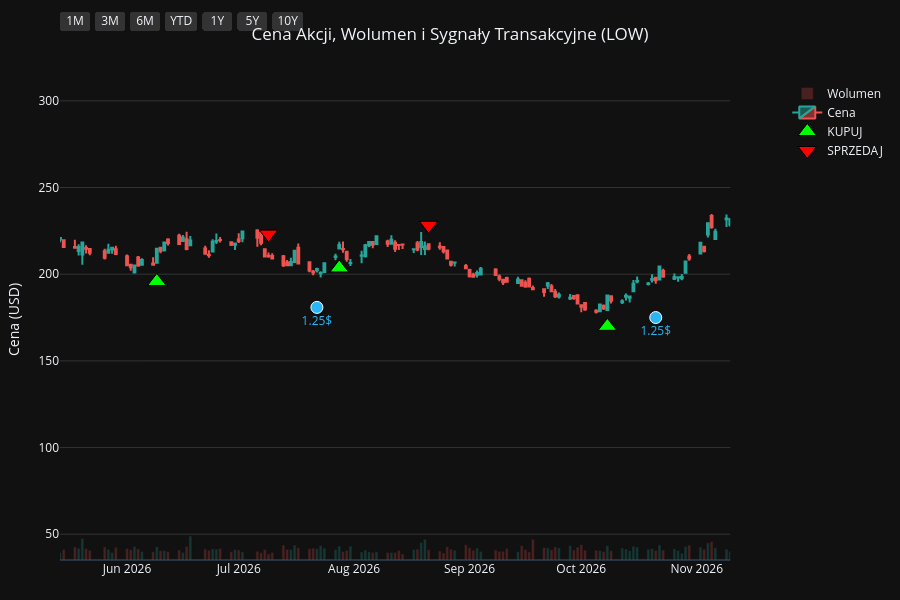
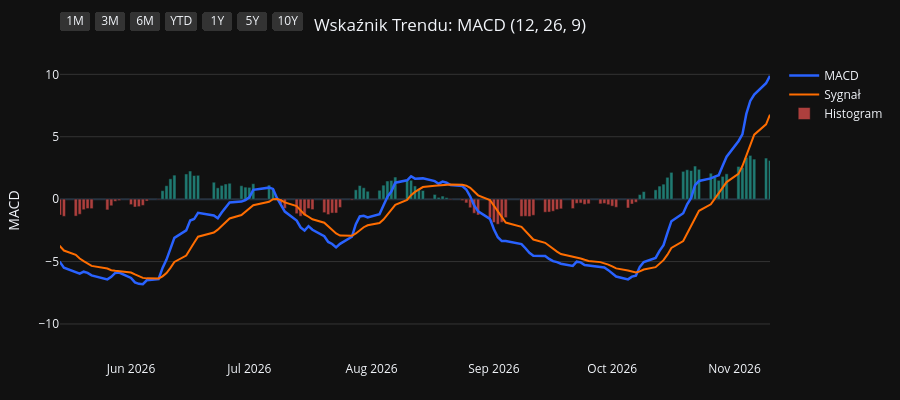
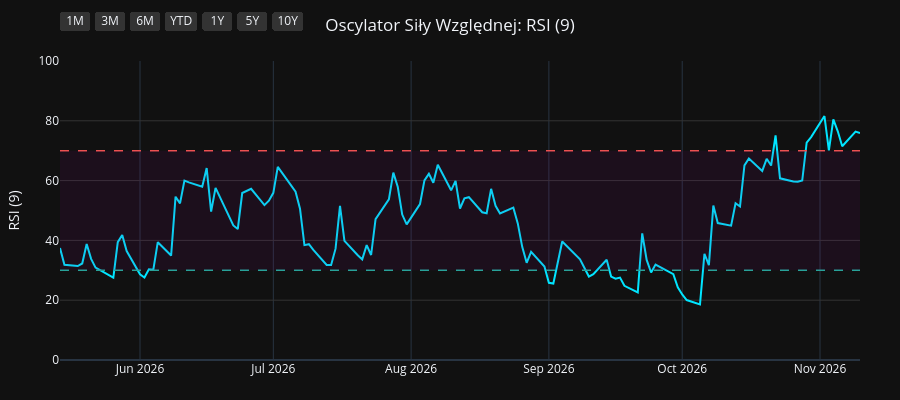
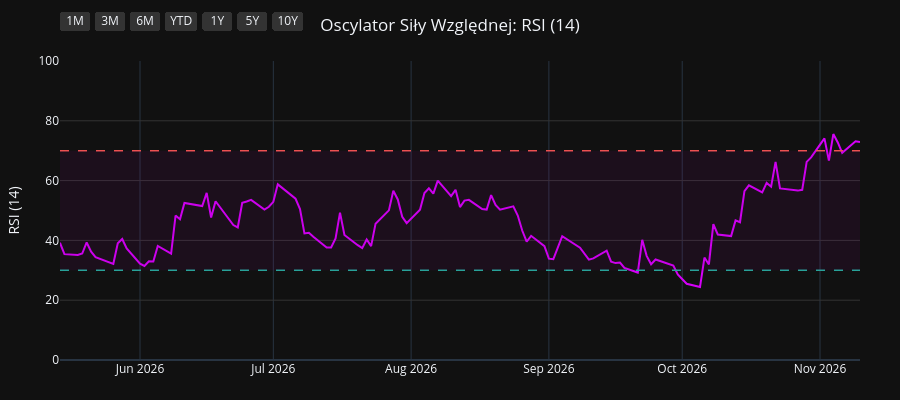

Here is the notebook cell these charts were saved with, in order:
### Code cell
import os
import yfinance as yf
import pandas as pd
import pandas_ta as ta
import plotly.graph_objects as go
from plotly.subplots import make_subplots

# 1. Pobranie i przygotowanie danych
symbol = os.environ.get("STOCK_TICKER", "").strip().upper()
if not symbol:
    raise RuntimeError("Set STOCK_TICKER before running price_extractor.ipynb")
df = yf.Ticker(symbol).history(period="10y")
df.index = df.index.tz_localize(None)

# Wskaźniki i sygnały
df.ta.macd(fast=12, slow=26, signal=9, append=True)
df.ta.rsi(length=9, append=True)
df.ta.rsi(length=14, append=True)
df.ta.rsi(length=21, append=True)
df.dropna(inplace=True)

macd = df['MACD_12_26_9']
signal = df['MACDs_12_26_9']
wczorajszy_macd = macd.shift(1)
wczorajszy_signal = signal.shift(1)

df['Decyzja'] = 'BRAK'
df.loc[(macd > signal) & (wczorajszy_macd <= wczorajszy_signal), 'Decyzja'] = 'KUPUJ'
df.loc[(macd < signal) & (wczorajszy_macd >= wczorajszy_signal), 'Decyzja'] = 'SPRZEDAJ'

df_kupuj = df[df['Decyzja'] == 'KUPUJ']
df_sprzedaj = df[df['Decyzja'] == 'SPRZEDAJ']
df_dywidendy = df[df['Dividends'] > 0]
df_splity = df[df['Stock Splits'] > 0]

# Wspólna konfiguracja osi X
konfiguracja_osi_x = dict(
    type="date",
    showspikes=True, spikemode="across", spikesnap="cursor", spikedash="dot", spikecolor="#ffffff", spikethickness=1, hoverformat="%Y-%m-%d",
    rangeselector=dict(
        buttons=list([
            dict(count=1, label="1M", step="month", stepmode="backward"),
            dict(count=3, label="3M", step="month", stepmode="backward"),
            dict(count=6, label="6M", step="month", stepmode="backward"),
            dict(count=1, label="YTD", step="year", stepmode="todate"),
            dict(count=1, label="1Y", step="year", stepmode="backward"),
            dict(count=5, label="5Y", step="year", stepmode="backward"),
            dict(step="all", label="10Y")
        ]),
        bgcolor="#333333", activecolor="#2962ff", x=0, y=1.1
    )
)

# ==========================================
# WYKRES 1: CENA + WOLUMEN + SYGNAŁY
# ==========================================
fig1 = make_subplots(specs=[[{"secondary_y": True}]])

kolory_wolumenu = ['#26a69a' if row['Close'] >= row['Open'] else '#ef5350' for index, row in df.iterrows()]
fig1.add_trace(go.Bar(x=df.index, y=df['Volume'], marker_color=kolory_wolumenu, opacity=0.25, name='Wolumen'), secondary_y=True)
fig1.add_trace(go.Candlestick(x=df.index, open=df['Open'], high=df['High'], low=df['Low'], close=df['Close'], name='Cena', increasing_line_color='#26a69a', decreasing_line_color='#ef5350'), secondary_y=False)
fig1.add_trace(go.Scatter(x=df_kupuj.index, y=df_kupuj['Low'] * 0.95, customdata=df_kupuj[['Low', 'High']], mode='markers', marker=dict(symbol='triangle-up', size=16, color='#00ff00', line=dict(width=1, color='black')), name='KUPUJ', hovertemplate='KUPUJ<br>Najniższa: %{customdata[0]:.2f}<br>Najwyższa: %{customdata[1]:.2f}<extra></extra>'), secondary_y=False)
fig1.add_trace(go.Scatter(x=df_sprzedaj.index, y=df_sprzedaj['High'] * 1.05, customdata=df_sprzedaj[['Low', 'High']], mode='markers', marker=dict(symbol='triangle-down', size=16, color='#ff0000', line=dict(width=1, color='black')), name='SPRZEDAJ', hovertemplate='SPRZEDAJ<br>Najniższa: %{customdata[0]:.2f}<br>Najwyższa: %{customdata[1]:.2f}<extra></extra>'), secondary_y=False)

if not df_dywidendy.empty:
    fig1.add_trace(go.Scatter(x=df_dywidendy.index, y=df_dywidendy['Low'] * 0.90, mode='markers+text', marker=dict(symbol='circle', size=12, color='#29b6f6', line=dict(width=1, color='white')), text=df_dywidendy['Dividends'].apply(lambda x: f"{x}$"), textposition="bottom center", name='Dywidenda', showlegend=False, hovertemplate='Dywidenda: %{text}<extra></extra>', textfont=dict(color="#29b6f6")), secondary_y=False)
if not df_splity.empty:
                    fig1.add_trace(go.Scatter(x=df_splity.index, y=df_splity['High'], mode='markers+text', marker=dict(symbol='star', size=16, color='#ffee58', line=dict(width=1, color='black')), text=df_splity['Stock Splits'].apply(lambda x: f"{x:g}:1" if x >= 1 else f"1:{1 / x:g}"), textposition="top center", name='Split', hovertemplate='%{text}<extra></extra>', textfont=dict(color="#ffee58")), secondary_y=False)

fig1.update_layout(title=dict(text=f"Cena Akcji, Wolumen i Sygnały Transakcyjne ({symbol})", x=0.5, xanchor='center'), dragmode='pan', xaxis_rangeslider_visible=False, template='plotly_dark', height=600, hovermode='x unified', margin=dict(l=60, r=40, t=60, b=40))
fig1.update_xaxes(**konfiguracja_osi_x)
fig1.update_xaxes(range=[df.index.max() - pd.Timedelta(days=180), df.index.max()])
fig1.update_yaxes(title_text="Cena (USD)", secondary_y=False, gridcolor='#333333')
fig1.update_yaxes(range=[0, df['Volume'].max() * 4], showgrid=False, showticklabels=False, secondary_y=True)
fig1.show(config={'scrollZoom': True})

# ==========================================
# WYKRES 2: WSKAŹNIK MACD
# ==========================================
fig2 = go.Figure()
fig2.add_trace(go.Scatter(x=df.index, y=df['MACD_12_26_9'], line=dict(color='#2962ff', width=2.5), name='MACD'))
fig2.add_trace(go.Scatter(x=df.index, y=df['MACDs_12_26_9'], line=dict(color='#ff6d00', width=2), name='Sygnał'))
kolory_macd = ['#26a69a' if val >= 0 else '#ef5350' for val in df['MACDh_12_26_9']]
fig2.add_trace(go.Bar(x=df.index, y=df['MACDh_12_26_9'], marker_color=kolory_macd, name='Histogram', opacity=0.7))
fig2.update_layout(title=dict(text="Wskaźnik Trendu: MACD (12, 26, 9)", x=0.5, xanchor='center'), dragmode='pan', xaxis_rangeslider_visible=False, template='plotly_dark', height=400, hovermode='x unified', margin=dict(l=60, r=40, t=60, b=40))
fig2.update_xaxes(**konfiguracja_osi_x)
fig2.update_xaxes(range=[df.index.max() - pd.Timedelta(days=180), df.index.max()])
fig2.update_yaxes(title_text="MACD", gridcolor='#333333')
fig2.show(config={'scrollZoom': True})

# ==========================================
# WYKRES 3: OSCYLATOR RSI (9)
# ==========================================
fig3 = go.Figure()
fig3.add_trace(go.Scatter(x=df.index, y=df['RSI_9'], line=dict(color='#00e5ff', width=2), name='RSI (9)'))
fig3.add_hline(y=70, line_dash="dash", line_color="#ef5350", line_width=1.5)
fig3.add_hline(y=30, line_dash="dash", line_color="#26a69a", line_width=1.5)
fig3.add_hrect(y0=30, y1=70, line_width=0, fillcolor="purple", opacity=0.1)
fig3.update_layout(title=dict(text="Oscylator Siły Względnej: RSI (9)", x=0.5, xanchor='center'), dragmode='pan', xaxis_rangeslider_visible=False, template='plotly_dark', height=400, hovermode='x unified', margin=dict(l=60, r=40, t=60, b=40))
fig3.update_xaxes(**konfiguracja_osi_x)
fig3.update_xaxes(range=[df.index.max() - pd.Timedelta(days=180), df.index.max()])
fig3.update_yaxes(title_text="RSI (9)", range=[0, 100], gridcolor='#333333')
fig3.show(config={'scrollZoom': True})

# ==========================================
# WYKRES 4: OSCYLATOR RSI (14)
# ==========================================
fig4 = go.Figure()
fig4.add_trace(go.Scatter(x=df.index, y=df['RSI_14'], line=dict(color='#d500f9', width=2), name='RSI (14)'))
fig4.add_hline(y=70, line_dash="dash", line_color="#ef5350", line_width=1.5)
fig4.add_hline(y=30, line_dash="dash", line_color="#26a69a", line_width=1.5)
fig4.add_hrect(y0=30, y1=70, line_width=0, fillcolor="purple", opacity=0.1)
fig4.update_layout(title=dict(text="Oscylator Siły Względnej: RSI (14)", x=0.5, xanchor='center'), dragmode='pan', xaxis_rangeslider_visible=False, template='plotly_dark', height=400, hovermode='x unified', margin=dict(l=60, r=40, t=60, b=40))
fig4.update_xaxes(**konfiguracja_osi_x)
fig4.update_xaxes(range=[df.index.max() - pd.Timedelta(days=180), df.index.max()])
fig4.update_yaxes(title_text="RSI (14)", range=[0, 100], gridcolor='#333333')
fig4.show(config={'scrollZoom': True})

# ==========================================
# WYKRES 5: OSCYLATOR RSI (21)
# ==========================================
fig5 = go.Figure()
fig5.add_trace(go.Scatter(x=df.index, y=df['RSI_21'], line=dict(color='#64dd17', width=2), name='RSI (21)'))
fig5.add_hline(y=70, line_dash="dash", line_color="#ef5350", line_width=1.5)
fig5.add_hline(y=30, line_dash="dash", line_color="#26a69a", line_width=1.5)
fig5.add_hrect(y0=30, y1=70, line_width=0, fillcolor="purple", opacity=0.1)
fig5.update_layout(title=dict(text="Oscylator Siły Względnej: RSI (21)", x=0.5, xanchor='center'), dragmode='pan', xaxis_rangeslider_visible=False, template='plotly_dark', height=400, hovermode='x unified', margin=dict(l=60, r=40, t=60, b=40))
fig5.update_xaxes(**konfiguracja_osi_x)
fig5.update_xaxes(range=[df.index.max() - pd.Timedelta(days=180), df.index.max()])
fig5.update_yaxes(title_text="RSI (21)", range=[0, 100], gridcolor='#333333')
fig5.show(config={'scrollZoom': True})

### Figure 1 — Plotly figure (JSON) as saved in the notebook; plotly's stock layout.template omitted (floating-point values rounded to 4 significant figures; data arrays with more than 128 entries replaced by an {"elided": "..."} marker saying what was removed)
{"data": [{"marker": {"color": {"elided": "2479 str values"}}, "name": "Wolumen", "opacity": 0.25, "type": "bar", "x": {"elided": "2479 str values"}, "xaxis": "x", "y": {"elided": "2479 int values"}, "yaxis": "y2"}, {"close": {"elided": "2479 float values"}, "decreasing": {"line": {"color": "#ef5350"}}, "high": {"elided": "2479 float values"}, "increasing": {"line": {"color": "#26a69a"}}, "low": {"elided": "2479 float values"}, "name": "Cena", "open": {"elided": "2479 float values"}, "type": "candlestick", "x": {"elided": "2479 str values"}, "xaxis": "x", "yaxis": "y"}, {"customdata": {"elided": "91x2 float values"}, "hovertemplate": "KUPUJ<br>Najniższa: %{customdata[0]:.2f}<br>Najwyższa: %{customdata[1]:.2f}<extra></extra>", "marker": {"color": "#00ff00", "line": {"color": "black", "width": 1}, "size": 16, "symbol": "triangle-up"}, "mode": "markers", "name": "KUPUJ", "type": "scatter", "x": ["2017-01-23T00:00:00", "2017-02-10T00:00:00", "2017-03-01T00:00:00", "2017-04-24T00:00:00", "2017-06-14T00:00:00", "2017-07-03T00:00:00", "2017-07-25T00:00:00", "2017-09-01T00:00:00", "2017-11-16T00:00:00", "2018-03-20T00:00:00", "2018-05-02T00:00:00", "2018-07-13T00:00:00", "2018-08-21T00:00:00", "2018-11-05T00:00:00", "2018-11-28T00:00:00", "2018-12-26T00:00:00", "2019-01-30T00:00:00", "2019-03-21T00:00:00", "2019-05-21T00:00:00", "2019-06-07T00:00:00", "2019-08-21T00:00:00", "2019-10-15T00:00:00", "2019-11-01T00:00:00", "2019-12-13T00:00:00", "2020-01-09T00:00:00", "2020-01-23T00:00:00", "2020-02-07T00:00:00", "2020-03-26T00:00:00", "2020-07-15T00:00:00", "2020-08-12T00:00:00", "2020-08-17T00:00:00", "2020-10-01T00:00:00", "2020-11-30T00:00:00", "2020-12-07T00:00:00", "2021-01-07T00:00:00", "2021-02-08T00:00:00", "2021-03-11T00:00:00", "2021-05-10T00:00:00", "2021-06-22T00:00:00", "2021-08-18T00:00:00", "2021-09-17T00:00:00", "2021-09-27T00:00:00", "2021-10-12T00:00:00", "2021-11-17T00:00:00", "2021-12-09T00:00:00", "2022-01-04T00:00:00", "2022-02-01T00:00:00", "2022-02-08T00:00:00", "2022-03-01T00:00:00", "2022-04-19T00:00:00", "2022-05-17T00:00:00", "2022-05-26T00:00:00", "2022-06-27T00:00:00", "2022-10-03T00:00:00", "2022-10-17T00:00:00", "2022-10-26T00:00:00", "2022-11-10T00:00:00", "2023-01-11T00:00:00", "2023-01-31T00:00:00", "2023-02-13T00:00:00", "2023-03-31T00:00:00", "2023-06-02T00:00:00", "2023-07-21T00:00:00", "2023-08-29T00:00:00", "2023-10-31T00:00:00", "2024-02-02T00:00:00", "2024-03-20T00:00:00", "2024-05-03T00:00:00", "2024-06-10T00:00:00", "2024-07-11T00:00:00", "2024-08-21T00:00:00", "2024-08-23T00:00:00", "2024-09-13T00:00:00", "2024-10-08T00:00:00", "2024-11-12T00:00:00", "2024-11-25T00:00:00", "2025-01-08T00:00:00", "2025-03-24T00:00:00", "2025-04-14T00:00:00", "2025-04-23T00:00:00", "2025-06-26T00:00:00", "2025-07-22T00:00:00", "2025-09-05T00:00:00", "2025-10-17T00:00:00", "2025-11-21T00:00:00", "2026-01-08T00:00:00", "2026-02-11T00:00:00", "2026-03-30T00:00:00", "2026-06-09T00:00:00", "2026-07-28T00:00:00", "2026-10-08T00:00:00"], "xaxis": "x", "y": [56.29, 57.77, 63.69, 66.32, 62.94, 61.89, 59.46, 58.83, 62.74, 68.49, 66.76, 79.99, 80.32, 78.17, 74.03, 70.65, 76.79, 85.14, 88.74, 79.73, 88.79, 92.18, 91.76, 97.32, 101.2, 101.3, 101.1, 71.93, 117.1, 130.6, 131.7, 139.7, 128.4, 126.6, 138.0, 149.3, 144.9, 177.9, 161.8, 161.5, 177.7, 177.8, 179.7, 210.9, 219.2, 219.8, 201.7, 194.9, 190.0, 171.3, 162.8, 164.8, 157.8, 166.4, 167.4, 167.6, 171.1, 177.1, 178.3, 182.6, 170.5, 181.8, 205.0, 198.0, 167.9, 191.0, 222.4, 209.5, 195.2, 201.9, 217.7, 218.6, 229.2, 244.8, 245.5, 244.7, 221.4, 209.0, 201.8, 199.8, 202.5, 203.8, 245.3, 225.0, 212.8, 226.7, 262.2, 215.8, 195.8, 203.6, 169.9], "yaxis": "y"}, {"customdata": {"elided": "90x2 float values"}, "hovertemplate": "SPRZEDAJ<br>Najniższa: %{customdata[0]:.2f}<br>Najwyższa: %{customdata[1]:.2f}<extra></extra>", "marker": {"color": "#ff0000", "line": {"color": "black", "width": 1}, "size": 16, "symbol": "triangle-down"}, "mode": "markers", "name": "SPRZEDAJ", "type": "scatter", "x": ["2017-02-06T00:00:00", "2017-02-28T00:00:00", "2017-03-21T00:00:00", "2017-05-11T00:00:00", "2017-06-23T00:00:00", "2017-07-20T00:00:00", "2017-08-15T00:00:00", "2017-10-16T00:00:00", "2018-01-31T00:00:00", "2018-04-20T00:00:00", "2018-06-15T00:00:00", "2018-07-26T00:00:00", "2018-09-25T00:00:00", "2018-11-19T00:00:00", "2018-12-24T00:00:00", "2019-01-22T00:00:00", "2019-03-04T00:00:00", "2019-04-22T00:00:00", "2019-05-22T00:00:00", "2019-07-19T00:00:00", "2019-09-17T00:00:00", "2019-10-29T00:00:00", "2019-12-03T00:00:00", "2019-12-30T00:00:00", "2020-01-10T00:00:00", "2020-01-24T00:00:00", "2020-02-25T00:00:00", "2020-06-09T00:00:00", "2020-08-04T00:00:00", "2020-08-14T00:00:00", "2020-09-03T00:00:00", "2020-10-23T00:00:00", "2020-12-04T00:00:00", "2021-01-04T00:00:00", "2021-01-29T00:00:00", "2021-02-22T00:00:00", "2021-04-22T00:00:00", "2021-05-12T00:00:00", "2021-07-28T00:00:00", "2021-09-09T00:00:00", "2021-09-20T00:00:00", "2021-09-28T00:00:00", "2021-11-09T00:00:00", "2021-11-30T00:00:00", "2021-12-14T00:00:00", "2022-01-05T00:00:00", "2022-02-07T00:00:00", "2022-02-11T00:00:00", "2022-03-24T00:00:00", "2022-05-10T00:00:00", "2022-05-18T00:00:00", "2022-06-13T00:00:00", "2022-08-24T00:00:00", "2022-10-14T00:00:00", "2022-10-19T00:00:00", "2022-11-03T00:00:00", "2022-12-05T00:00:00", "2023-01-26T00:00:00", "2023-02-10T00:00:00", "2023-02-17T00:00:00", "2023-05-03T00:00:00", "2023-07-20T00:00:00", "2023-07-31T00:00:00", "2023-09-15T00:00:00", "2023-12-29T00:00:00", "2024-03-15T00:00:00", "2024-03-28T00:00:00", "2024-05-21T00:00:00", "2024-06-28T00:00:00", "2024-08-05T00:00:00", "2024-08-22T00:00:00", "2024-09-04T00:00:00", "2024-10-07T00:00:00", "2024-10-21T00:00:00", "2024-11-19T00:00:00", "2024-12-11T00:00:00", "2025-02-05T00:00:00", "2025-04-07T00:00:00", "2025-04-16T00:00:00", "2025-05-23T00:00:00", "2025-07-15T00:00:00", "2025-08-29T00:00:00", "2025-09-15T00:00:00", "2025-11-05T00:00:00", "2025-12-19T00:00:00", "2026-01-28T00:00:00", "2026-02-18T00:00:00", "2026-04-29T00:00:00", "2026-07-09T00:00:00", "2026-08-21T00:00:00"], "xaxis": "x", "y": [63.93, 66.32, 72.75, 75.27, 68.77, 66.78, 68.7, 72.71, 94.51, 76.14, 89.13, 89.33, 104.2, 84.78, 79.8, 84.77, 95.19, 104.6, 93.42, 95.06, 103.4, 102.7, 106.1, 111.2, 112.3, 113.6, 115.1, 122.3, 140.8, 145.8, 159.2, 161.3, 142.8, 151.2, 161.6, 166.0, 193.2, 192.4, 185.1, 193.9, 197.4, 198.4, 225.5, 238.0, 244.1, 246.6, 220.3, 219.1, 211.7, 190.6, 183.3, 176.7, 202.7, 189.7, 182.5, 177.0, 204.9, 203.2, 203.3, 208.0, 205.7, 226.3, 231.8, 224.4, 221.4, 245.6, 253.6, 231.4, 221.1, 241.7, 244.0, 246.6, 270.7, 283.5, 266.9, 275.3, 262.5, 228.3, 223.9, 226.8, 226.8, 264.6, 278.8, 244.7, 253.9, 282.8, 293.0, 247.2, 223.1, 228.2], "yaxis": "y"}, {"hovertemplate": "Dywidenda: %{text}<extra></extra>", "marker": {"color": "#29b6f6", "line": {"color": "white", "width": 1}, "size": 12, "symbol": "circle"}, "mode": "markers+text", "name": "Dywidenda", "showlegend": false, "text": ["0.35$", "0.35$", "0.41$", "0.41$", "0.41$", "0.41$", "0.48$", "0.48$", "0.48$", "0.48$", "0.55$", "0.55$", "0.55$", "0.55$", "0.55$", "0.6$", "0.6$", "0.6$", "0.8$", "0.8$", "0.8$", "0.8$", "1.05$", "1.05$", "1.05$", "1.05$", "1.1$", "1.1$", "1.1$", "1.1$", "1.15$", "1.15$", "1.15$", "1.15$", "1.2$", "1.2$", "1.2$", "1.2$", "1.25$", "1.25$"], "textfont": {"color": "#29b6f6"}, "textposition": "bottom center", "type": "scatter", "x": ["2017-01-23T00:00:00", "2017-04-24T00:00:00", "2017-07-24T00:00:00", "2017-10-24T00:00:00", "2018-01-23T00:00:00", "2018-04-24T00:00:00", "2018-07-24T00:00:00", "2018-10-23T00:00:00", "2019-01-22T00:00:00", "2019-04-23T00:00:00", "2019-07-23T00:00:00", "2019-10-22T00:00:00", "2020-01-21T00:00:00", "2020-04-21T00:00:00", "2020-07-21T00:00:00", "2020-10-20T00:00:00", "2021-01-19T00:00:00", "2021-04-20T00:00:00", "2021-07-20T00:00:00", "2021-10-19T00:00:00", "2022-01-18T00:00:00", "2022-04-19T00:00:00", "2022-07-19T00:00:00", "2022-10-18T00:00:00", "2023-01-24T00:00:00", "2023-04-25T00:00:00", "2023-07-25T00:00:00", "2023-10-24T00:00:00", "2024-01-23T00:00:00", "2024-04-23T00:00:00", "2024-07-24T00:00:00", "2024-10-23T00:00:00", "2025-01-22T00:00:00", "2025-04-23T00:00:00", "2025-07-23T00:00:00", "2025-10-22T00:00:00", "2026-01-21T00:00:00", "2026-04-22T00:00:00", "2026-07-22T00:00:00", "2026-10-21T00:00:00"], "xaxis": "x", "y": [53.33, 62.83, 55.23, 60.59, 80.97, 63.28, 76.69, 73.99, 70.59, 87.52, 80.33, 88.09, 95.26, 72.96, 114.9, 140.2, 137.5, 162.0, 155.2, 180.5, 191.5, 162.3, 152.5, 159.8, 169.0, 172.5, 194.7, 156.8, 182.1, 197.0, 199.0, 232.4, 223.5, 189.3, 197.8, 213.6, 236.2, 216.7, 180.8, 175.0], "yaxis": "y"}], "layout": {"dragmode": "pan", "height": 600, "hovermode": "x unified", "margin": {"b": 40, "l": 60, "r": 40, "t": 60}, "title": {"text": "Cena Akcji, Wolumen i Sygnały Transakcyjne (LOW)", "x": 0.5, "xanchor": "center"}, "xaxis": {"anchor": "y", "domain": [0.0, 0.94], "hoverformat": "%Y-%m-%d", "range": ["2026-05-14T00:00:00", "2026-11-10T00:00:00"], "rangeselector": {"activecolor": "#2962ff", "bgcolor": "#333333", "buttons": [{"count": 1, "label": "1M", "step": "month", "stepmode": "backward"}, {"count": 3, "label": "3M", "step": "month", "stepmode": "backward"}, {"count": 6, "label": "6M", "step": "month", "stepmode": "backward"}, {"count": 1, "label": "YTD", "step": "year", "stepmode": "todate"}, {"count": 1, "label": "1Y", "step": "year", "stepmode": "backward"}, {"count": 5, "label": "5Y", "step": "year", "stepmode": "backward"}, {"label": "10Y", "step": "all"}], "x": 0, "y": 1.1}, "rangeslider": {"visible": false}, "showspikes": true, "spikecolor": "#ffffff", "spikedash": "dot", "spikemode": "across", "spikesnap": "cursor", "spikethickness": 1, "type": "date"}, "yaxis": {"anchor": "x", "domain": [0.0, 1.0], "gridcolor": "#333333", "title": {"text": "Cena (USD)"}}, "yaxis2": {"anchor": "x", "overlaying": "y", "range": [0, 136439200], "showgrid": false, "showticklabels": false, "side": "right"}}}

### Figure 2 — Plotly figure (JSON) as saved in the notebook; plotly's stock layout.template omitted (floating-point values rounded to 4 significant figures; data arrays with more than 128 entries replaced by an {"elided": "..."} marker saying what was removed)
{"data": [{"line": {"color": "#2962ff", "width": 2.5}, "name": "MACD", "type": "scatter", "x": {"elided": "2479 str values"}, "y": {"elided": "2479 float values"}}, {"line": {"color": "#ff6d00", "width": 2}, "name": "Sygnał", "type": "scatter", "x": {"elided": "2479 str values"}, "y": {"elided": "2479 float values"}}, {"marker": {"color": {"elided": "2479 str values"}}, "name": "Histogram", "opacity": 0.7, "type": "bar", "x": {"elided": "2479 str values"}, "y": {"elided": "2479 float values"}}], "layout": {"dragmode": "pan", "height": 400, "hovermode": "x unified", "margin": {"b": 40, "l": 60, "r": 40, "t": 60}, "title": {"text": "Wskaźnik Trendu: MACD (12, 26, 9)", "x": 0.5, "xanchor": "center"}, "xaxis": {"hoverformat": "%Y-%m-%d", "range": ["2026-05-14T00:00:00", "2026-11-10T00:00:00"], "rangeselector": {"activecolor": "#2962ff", "bgcolor": "#333333", "buttons": [{"count": 1, "label": "1M", "step": "month", "stepmode": "backward"}, {"count": 3, "label": "3M", "step": "month", "stepmode": "backward"}, {"count": 6, "label": "6M", "step": "month", "stepmode": "backward"}, {"count": 1, "label": "YTD", "step": "year", "stepmode": "todate"}, {"count": 1, "label": "1Y", "step": "year", "stepmode": "backward"}, {"count": 5, "label": "5Y", "step": "year", "stepmode": "backward"}, {"label": "10Y", "step": "all"}], "x": 0, "y": 1.1}, "rangeslider": {"visible": false}, "showspikes": true, "spikecolor": "#ffffff", "spikedash": "dot", "spikemode": "across", "spikesnap": "cursor", "spikethickness": 1, "type": "date"}, "yaxis": {"gridcolor": "#333333", "title": {"text": "MACD"}}}}

### Figure 3 — Plotly figure (JSON) as saved in the notebook; plotly's stock layout.template omitted (floating-point values rounded to 4 significant figures; data arrays with more than 128 entries replaced by an {"elided": "..."} marker saying what was removed)
{"data": [{"line": {"color": "#00e5ff", "width": 2}, "name": "RSI (9)", "type": "scatter", "x": {"elided": "2479 str values"}, "y": {"elided": "2479 float values"}}], "layout": {"dragmode": "pan", "height": 400, "hovermode": "x unified", "margin": {"b": 40, "l": 60, "r": 40, "t": 60}, "shapes": [{"line": {"color": "#ef5350", "dash": "dash", "width": 1.5}, "type": "line", "x0": 0, "x1": 1, "xref": "x domain", "y0": 70, "y1": 70, "yref": "y"}, {"line": {"color": "#26a69a", "dash": "dash", "width": 1.5}, "type": "line", "x0": 0, "x1": 1, "xref": "x domain", "y0": 30, "y1": 30, "yref": "y"}, {"fillcolor": "purple", "line": {"width": 0}, "opacity": 0.1, "type": "rect", "x0": 0, "x1": 1, "xref": "x domain", "y0": 30, "y1": 70, "yref": "y"}], "title": {"text": "Oscylator Siły Względnej: RSI (9)", "x": 0.5, "xanchor": "center"}, "xaxis": {"hoverformat": "%Y-%m-%d", "range": ["2026-05-14T00:00:00", "2026-11-10T00:00:00"], "rangeselector": {"activecolor": "#2962ff", "bgcolor": "#333333", "buttons": [{"count": 1, "label": "1M", "step": "month", "stepmode": "backward"}, {"count": 3, "label": "3M", "step": "month", "stepmode": "backward"}, {"count": 6, "label": "6M", "step": "month", "stepmode": "backward"}, {"count": 1, "label": "YTD", "step": "year", "stepmode": "todate"}, {"count": 1, "label": "1Y", "step": "year", "stepmode": "backward"}, {"count": 5, "label": "5Y", "step": "year", "stepmode": "backward"}, {"label": "10Y", "step": "all"}], "x": 0, "y": 1.1}, "rangeslider": {"visible": false}, "showspikes": true, "spikecolor": "#ffffff", "spikedash": "dot", "spikemode": "across", "spikesnap": "cursor", "spikethickness": 1, "type": "date"}, "yaxis": {"gridcolor": "#333333", "range": [0, 100], "title": {"text": "RSI (9)"}}}}

### Figure 4 — Plotly figure (JSON) as saved in the notebook; plotly's stock layout.template omitted (floating-point values rounded to 4 significant figures; data arrays with more than 128 entries replaced by an {"elided": "..."} marker saying what was removed)
{"data": [{"line": {"color": "#d500f9", "width": 2}, "name": "RSI (14)", "type": "scatter", "x": {"elided": "2479 str values"}, "y": {"elided": "2479 float values"}}], "layout": {"dragmode": "pan", "height": 400, "hovermode": "x unified", "margin": {"b": 40, "l": 60, "r": 40, "t": 60}, "shapes": [{"line": {"color": "#ef5350", "dash": "dash", "width": 1.5}, "type": "line", "x0": 0, "x1": 1, "xref": "x domain", "y0": 70, "y1": 70, "yref": "y"}, {"line": {"color": "#26a69a", "dash": "dash", "width": 1.5}, "type": "line", "x0": 0, "x1": 1, "xref": "x domain", "y0": 30, "y1": 30, "yref": "y"}, {"fillcolor": "purple", "line": {"width": 0}, "opacity": 0.1, "type": "rect", "x0": 0, "x1": 1, "xref": "x domain", "y0": 30, "y1": 70, "yref": "y"}], "title": {"text": "Oscylator Siły Względnej: RSI (14)", "x": 0.5, "xanchor": "center"}, "xaxis": {"hoverformat": "%Y-%m-%d", "range": ["2026-05-14T00:00:00", "2026-11-10T00:00:00"], "rangeselector": {"activecolor": "#2962ff", "bgcolor": "#333333", "buttons": [{"count": 1, "label": "1M", "step": "month", "stepmode": "backward"}, {"count": 3, "label": "3M", "step": "month", "stepmode": "backward"}, {"count": 6, "label": "6M", "step": "month", "stepmode": "backward"}, {"count": 1, "label": "YTD", "step": "year", "stepmode": "todate"}, {"count": 1, "label": "1Y", "step": "year", "stepmode": "backward"}, {"count": 5, "label": "5Y", "step": "year", "stepmode": "backward"}, {"label": "10Y", "step": "all"}], "x": 0, "y": 1.1}, "rangeslider": {"visible": false}, "showspikes": true, "spikecolor": "#ffffff", "spikedash": "dot", "spikemode": "across", "spikesnap": "cursor", "spikethickness": 1, "type": "date"}, "yaxis": {"gridcolor": "#333333", "range": [0, 100], "title": {"text": "RSI (14)"}}}}
